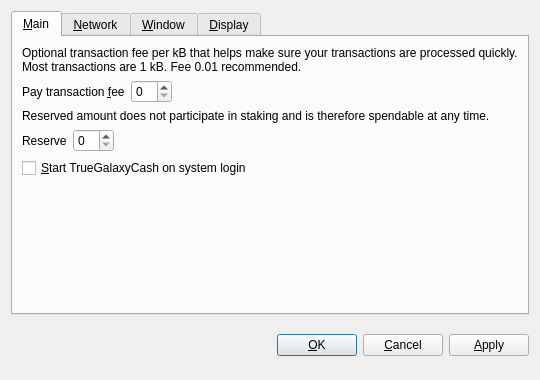
<?xml version="1.0" encoding="UTF-8"?>
<ui version="4.0">
 <class>OptionsDialog</class>
 <widget class="QDialog" name="OptionsDialog">
  <property name="geometry">
   <rect>
    <x>0</x>
    <y>0</y>
    <width>540</width>
    <height>380</height>
   </rect>
  </property>
  <property name="windowTitle">
   <string>Options</string>
  </property>
  <property name="modal">
   <bool>true</bool>
  </property>
  <layout class="QVBoxLayout" name="verticalLayout">
   <item>
    <widget class="QTabWidget" name="tabWidget">
     <property name="tabPosition">
      <enum>QTabWidget::North</enum>
     </property>
     <property name="currentIndex">
      <number>0</number>
     </property>
     <widget class="QWidget" name="tabMain">
      <attribute name="title">
       <string>&amp;Main</string>
      </attribute>
      <layout class="QVBoxLayout" name="verticalLayout_Main">
       <item>
        <widget class="QLabel" name="transactionFeeInfoLabel">
         <property name="text">
          <string>Optional transaction fee per kB that helps make sure your transactions are processed quickly. Most transactions are 1 kB. Fee 0.01 recommended.</string>
         </property>
         <property name="textFormat">
          <enum>Qt::PlainText</enum>
         </property>
         <property name="wordWrap">
          <bool>true</bool>
         </property>
        </widget>
       </item>
       <item>
        <layout class="QHBoxLayout" name="horizontalLayoutFee">
         <item>
          <widget class="QLabel" name="transactionFeeLabel">
           <property name="text">
            <string>Pay transaction &amp;fee</string>
           </property>
           <property name="textFormat">
            <enum>Qt::PlainText</enum>
           </property>
           <property name="buddy">
            <cstring>transactionFee</cstring>
           </property>
          </widget>
         </item>
         <item>
          <widget class="TrueGalaxyCashAmountField" name="transactionFee"/>
         </item>
         <item>
          <spacer name="horizontalSpacerFee">
           <property name="orientation">
            <enum>Qt::Horizontal</enum>
           </property>
           <property name="sizeHint" stdset="0">
            <size>
             <width>40</width>
             <height>20</height>
            </size>
           </property>
          </spacer>
         </item>
        </layout>
       </item>
       <item>
        <widget class="QLabel" name="reserveBalanceInfoLabel">
         <property name="text">
          <string>Reserved amount does not participate in staking and is therefore spendable at any time.</string>
         </property>
         <property name="textFormat">
          <enum>Qt::PlainText</enum>
         </property>
         <property name="wordWrap">
          <bool>true</bool>
         </property>
        </widget>
       </item>
       <item>
        <layout class="QHBoxLayout" name="horizontalLayoutReserveBalance">
         <item>
          <widget class="QLabel" name="reserveBalanceLabel">
           <property name="text">
            <string>Reserve</string>
           </property>
           <property name="textFormat">
            <enum>Qt::PlainText</enum>
           </property>
           <property name="buddy">
            <cstring>reserveBalance</cstring>
           </property>
          </widget>
         </item>
         <item>
          <widget class="TrueGalaxyCashAmountField" name="reserveBalance"/>
         </item>
         <item>
          <spacer name="horizontalSpacerReserveBalance">
           <property name="orientation">
            <enum>Qt::Horizontal</enum>
           </property>
           <property name="sizeHint" stdset="0">
            <size>
             <width>40</width>
             <height>20</height>
            </size>
           </property>
          </spacer>
         </item>
        </layout>
       </item>
       <item>
        <widget class="QCheckBox" name="truegalaxycashAtStartup">
         <property name="toolTip">
          <string>Automatically start TrueGalaxyCash after logging in to the system.</string>
         </property>
         <property name="text">
          <string>&amp;Start TrueGalaxyCash on system login</string>
         </property>
        </widget>
       </item>
       <item>
        <spacer name="verticalSpacer_Main">
         <property name="orientation">
          <enum>Qt::Vertical</enum>
         </property>
         <property name="sizeHint" stdset="0">
          <size>
           <width>20</width>
           <height>40</height>
          </size>
         </property>
        </spacer>
       </item>
      </layout>
     </widget>
     <widget class="QWidget" name="tabNetwork">
      <attribute name="title">
       <string>&amp;Network</string>
      </attribute>
      <layout class="QVBoxLayout" name="verticalLayout_Network">
       <item>
        <widget class="QCheckBox" name="mapPortUpnp">
         <property name="toolTip">
          <string>Automatically open the TrueGalaxyCash client port on the router. This only works when your router supports UPnP and it is enabled.</string>
         </property>
         <property name="text">
          <string>Map port using &amp;UPnP</string>
         </property>
        </widget>
       </item>
       <item>
        <widget class="QCheckBox" name="connectSocks">
         <property name="toolTip">
          <string>Connect to the TrueGalaxyCash network through a SOCKS5 proxy (e.g. when connecting through Tor).</string>
         </property>
         <property name="text">
          <string>&amp;Connect through SOCKS5 proxy:</string>
         </property>
        </widget>
       </item>
       <item>
        <layout class="QHBoxLayout" name="horizontalLayout_Network">
         <item>
          <widget class="QLabel" name="proxyIpLabel">
           <property name="text">
            <string>Proxy &amp;IP:</string>
           </property>
           <property name="textFormat">
            <enum>Qt::PlainText</enum>
           </property>
           <property name="buddy">
            <cstring>proxyIp</cstring>
           </property>
          </widget>
         </item>
         <item>
          <widget class="QValidatedLineEdit" name="proxyIp">
           <property name="maximumSize">
            <size>
             <width>140</width>
             <height>16777215</height>
            </size>
           </property>
           <property name="toolTip">
            <string>IP address of the proxy (e.g. 127.0.0.1)</string>
           </property>
          </widget>
         </item>
         <item>
          <widget class="QLabel" name="proxyPortLabel">
           <property name="text">
            <string>&amp;Port:</string>
           </property>
           <property name="textFormat">
            <enum>Qt::PlainText</enum>
           </property>
           <property name="buddy">
            <cstring>proxyPort</cstring>
           </property>
          </widget>
         </item>
         <item>
          <widget class="QLineEdit" name="proxyPort">
           <property name="maximumSize">
            <size>
             <width>55</width>
             <height>16777215</height>
            </size>
           </property>
           <property name="toolTip">
            <string>Port of the proxy (e.g. 9050)</string>
           </property>
          </widget>
         </item>
         <item>
          <spacer name="horizontalSpacer_Network">
           <property name="orientation">
            <enum>Qt::Horizontal</enum>
           </property>
           <property name="sizeHint" stdset="0">
            <size>
             <width>40</width>
             <height>20</height>
            </size>
           </property>
          </spacer>
         </item>
        </layout>
       </item>
       <item>
        <spacer name="verticalSpacer_Network">
         <property name="orientation">
          <enum>Qt::Vertical</enum>
         </property>
         <property name="sizeHint" stdset="0">
          <size>
           <width>20</width>
           <height>40</height>
          </size>
         </property>
        </spacer>
       </item>
      </layout>
     </widget>
     <widget class="QWidget" name="tabWindow">
      <attribute name="title">
       <string>&amp;Window</string>
      </attribute>
      <layout class="QVBoxLayout" name="verticalLayout_Window">
       <item>
        <widget class="QCheckBox" name="minimizeToTray">
         <property name="toolTip">
          <string>Show only a tray icon after minimizing the window.</string>
         </property>
         <property name="text">
          <string>&amp;Minimize to the tray instead of the taskbar</string>
         </property>
        </widget>
       </item>
       <item>
        <widget class="QCheckBox" name="minimizeOnClose">
         <property name="toolTip">
          <string>Minimize instead of exit the application when the window is closed. When this option is enabled, the application will be closed only after selecting Quit in the menu.</string>
         </property>
         <property name="text">
          <string>M&amp;inimize on close</string>
         </property>
        </widget>
       </item>
       <item>
        <spacer name="verticalSpacer_Window">
         <property name="orientation">
          <enum>Qt::Vertical</enum>
         </property>
         <property name="sizeHint" stdset="0">
          <size>
           <width>20</width>
           <height>40</height>
          </size>
         </property>
        </spacer>
       </item>
      </layout>
     </widget>
     <widget class="QWidget" name="tabDisplay">
      <attribute name="title">
       <string>&amp;Display</string>
      </attribute>
      <layout class="QVBoxLayout" name="verticalLayout_Display">
       <item>
        <layout class="QHBoxLayout" name="horizontalLayout_1_Display">
         <item>
          <widget class="QLabel" name="langLabel">
           <property name="text">
            <string>User Interface &amp;language:</string>
           </property>
           <property name="textFormat">
            <enum>Qt::PlainText</enum>
           </property>
           <property name="buddy">
            <cstring>lang</cstring>
           </property>
          </widget>
         </item>
         <item>
          <widget class="QValueComboBox" name="lang">
           <property name="toolTip">
            <string>The user interface language can be set here. This setting will take effect after restarting TrueGalaxyCash.</string>
           </property>
          </widget>
         </item>
        </layout>
       </item>
       <item>
        <layout class="QHBoxLayout" name="horizontalLayout_2_Display">
         <item>
          <widget class="QLabel" name="unitLabel">
           <property name="text">
            <string>&amp;Unit to show amounts in:</string>
           </property>
           <property name="textFormat">
            <enum>Qt::PlainText</enum>
           </property>
           <property name="buddy">
            <cstring>unit</cstring>
           </property>
          </widget>
         </item>
         <item>
          <widget class="QValueComboBox" name="unit">
           <property name="toolTip">
            <string>Choose the default subdivision unit to show in the interface and when sending coins.</string>
           </property>
          </widget>
         </item>
        </layout>
       </item>
       <item>
        <widget class="QCheckBox" name="coinControlFeatures">
         <property name="toolTip">
          <string>Whether to show coin control features or not.</string>
         </property>
         <property name="text">
          <string>Display coin &amp;control features (experts only!)</string>
         </property>
        </widget>
       </item>
       <item>
        <spacer name="verticalSpacer_Display">
         <property name="orientation">
          <enum>Qt::Vertical</enum>
         </property>
         <property name="sizeHint" stdset="0">
          <size>
           <width>20</width>
           <height>40</height>
          </size>
         </property>
        </spacer>
       </item>
      </layout>
     </widget>
    </widget>
   </item>
   <item>
    <layout class="QHBoxLayout" name="horizontalLayout_Buttons">
     <item>
      <spacer name="horizontalSpacer_1">
       <property name="orientation">
        <enum>Qt::Horizontal</enum>
       </property>
       <property name="sizeHint" stdset="0">
        <size>
         <width>40</width>
         <height>48</height>
        </size>
       </property>
      </spacer>
     </item>
     <item>
      <widget class="QLabel" name="statusLabel">
       <property name="font">
        <font>
         <weight>75</weight>
         <bold>true</bold>
        </font>
       </property>
       <property name="text">
        <string/>
       </property>
       <property name="textFormat">
        <enum>Qt::PlainText</enum>
       </property>
       <property name="wordWrap">
        <bool>true</bool>
       </property>
      </widget>
     </item>
     <item>
      <spacer name="horizontalSpacer_2">
       <property name="orientation">
        <enum>Qt::Horizontal</enum>
       </property>
       <property name="sizeHint" stdset="0">
        <size>
         <width>40</width>
         <height>48</height>
        </size>
       </property>
      </spacer>
     </item>
     <item>
      <widget class="QPushButton" name="okButton">
       <property name="text">
        <string>&amp;OK</string>
       </property>
      </widget>
     </item>
     <item>
      <widget class="QPushButton" name="cancelButton">
       <property name="text">
        <string>&amp;Cancel</string>
       </property>
       <property name="autoDefault">
        <bool>false</bool>
       </property>
      </widget>
     </item>
     <item>
      <widget class="QPushButton" name="applyButton">
       <property name="text">
        <string>&amp;Apply</string>
       </property>
       <property name="autoDefault">
        <bool>false</bool>
       </property>
      </widget>
     </item>
    </layout>
   </item>
  </layout>
 </widget>
 <customwidgets>
  <customwidget>
   <class>TrueGalaxyCashAmountField</class>
   <extends>QSpinBox</extends>
   <header>truegalaxycashamountfield.h</header>
  </customwidget>
  <customwidget>
   <class>QValueComboBox</class>
   <extends>QComboBox</extends>
   <header>qvaluecombobox.h</header>
  </customwidget>
  <customwidget>
   <class>QValidatedLineEdit</class>
   <extends>QLineEdit</extends>
   <header>qvalidatedlineedit.h</header>
  </customwidget>
 </customwidgets>
 <resources/>
 <connections/>
</ui>
